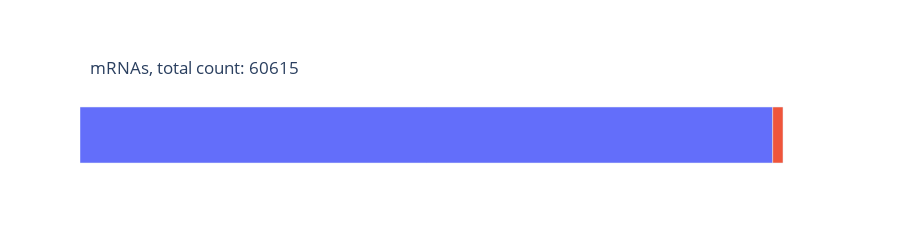
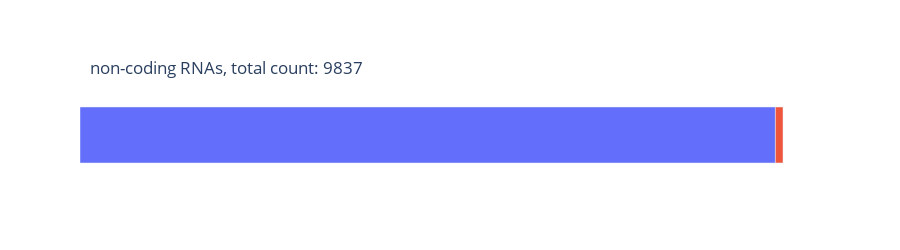
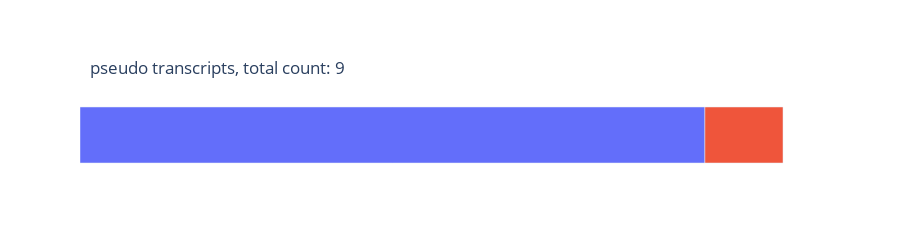
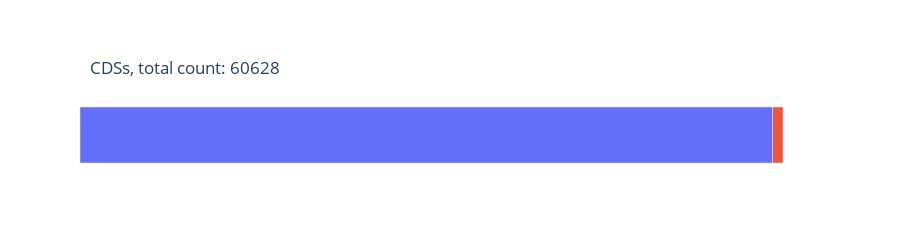

The notebook cell these images were saved under, in order:
### Markdown cell above
## Transcript features

### Code cell
create_transcripts_plots(annot_xml)

### Figure 1 — Plotly figure (JSON) as saved in the notebook; plotly's stock layout.template omitted (floating-point values rounded to 4 significant figures)
{"data": [{"alignmentgroup": "True", "hovertemplate": "%{x:.0f}<br>", "legendgroup": "model RefSeq", "marker": {"color": "#636efa", "pattern": {"shape": ""}}, "name": "model RefSeq", "offsetgroup": "model RefSeq", "orientation": "h", "showlegend": true, "textposition": "auto", "type": "bar", "x": [59726], "xaxis": "x", "y": ["mRNAs"], "yaxis": "y"}, {"alignmentgroup": "True", "hovertemplate": "%{x:.0f}<br>", "legendgroup": "known RefSeq", "marker": {"color": "#EF553B", "pattern": {"shape": ""}}, "name": "known RefSeq", "offsetgroup": "known RefSeq", "orientation": "h", "showlegend": true, "textposition": "auto", "type": "bar", "x": [889], "xaxis": "x", "y": ["mRNAs"], "yaxis": "y"}], "layout": {"barmode": "relative", "height": 250, "legend": {"title": {"text": "variable"}, "tracegroupgap": 0, "x": 1.3, "xanchor": "right", "y": 0.9, "yanchor": "top"}, "paper_bgcolor": "white", "plot_bgcolor": "white", "showlegend": false, "title": {"text": "mRNAs, total count: 60615", "x": 0.1, "y": 0.75}, "xaxis": {"anchor": "y", "domain": [0, 1], "title": {"text": "value"}, "visible": false}, "yaxis": {"anchor": "x", "domain": [0, 1], "title": {"text": "index"}, "visible": false}}}

### Figure 2 — Plotly figure (JSON) as saved in the notebook; plotly's stock layout.template omitted (floating-point values rounded to 4 significant figures)
{"data": [{"alignmentgroup": "True", "hovertemplate": "%{x:.0f}<br>", "legendgroup": "model RefSeq", "marker": {"color": "#636efa", "pattern": {"shape": ""}}, "name": "model RefSeq", "offsetgroup": "model RefSeq", "orientation": "h", "showlegend": true, "textposition": "auto", "type": "bar", "x": [9731], "xaxis": "x", "y": ["non-coding RNAs"], "yaxis": "y"}, {"alignmentgroup": "True", "hovertemplate": "%{x:.0f}<br>", "legendgroup": "known RefSeq", "marker": {"color": "#EF553B", "pattern": {"shape": ""}}, "name": "known RefSeq", "offsetgroup": "known RefSeq", "orientation": "h", "showlegend": true, "textposition": "auto", "type": "bar", "x": [106], "xaxis": "x", "y": ["non-coding RNAs"], "yaxis": "y"}], "layout": {"barmode": "relative", "height": 250, "legend": {"title": {"text": "variable"}, "tracegroupgap": 0, "x": 1.3, "xanchor": "right", "y": 0.9, "yanchor": "top"}, "paper_bgcolor": "white", "plot_bgcolor": "white", "showlegend": false, "title": {"text": "non-coding RNAs, total count: 9837", "x": 0.1, "y": 0.75}, "xaxis": {"anchor": "y", "domain": [0, 1], "title": {"text": "value"}, "visible": false}, "yaxis": {"anchor": "x", "domain": [0, 1], "title": {"text": "index"}, "visible": false}}}

### Figure 3 — Plotly figure (JSON) as saved in the notebook; plotly's stock layout.template omitted (floating-point values rounded to 4 significant figures)
{"data": [{"alignmentgroup": "True", "hovertemplate": "%{x:.0f}<br>", "legendgroup": "model RefSeq", "marker": {"color": "#636efa", "pattern": {"shape": ""}}, "name": "model RefSeq", "offsetgroup": "model RefSeq", "orientation": "h", "showlegend": true, "textposition": "auto", "type": "bar", "x": [8], "xaxis": "x", "y": ["pseudo transcripts"], "yaxis": "y"}, {"alignmentgroup": "True", "hovertemplate": "%{x:.0f}<br>", "legendgroup": "known RefSeq", "marker": {"color": "#EF553B", "pattern": {"shape": ""}}, "name": "known RefSeq", "offsetgroup": "known RefSeq", "orientation": "h", "showlegend": true, "textposition": "auto", "type": "bar", "x": [1], "xaxis": "x", "y": ["pseudo transcripts"], "yaxis": "y"}], "layout": {"barmode": "relative", "height": 250, "legend": {"title": {"text": "variable"}, "tracegroupgap": 0, "x": 1.3, "xanchor": "right", "y": 0.9, "yanchor": "top"}, "paper_bgcolor": "white", "plot_bgcolor": "white", "showlegend": false, "title": {"text": "pseudo transcripts, total count: 9", "x": 0.1, "y": 0.75}, "xaxis": {"anchor": "y", "domain": [0, 1], "title": {"text": "value"}, "visible": false}, "yaxis": {"anchor": "x", "domain": [0, 1], "title": {"text": "index"}, "visible": false}}}

### Figure 4 — Plotly figure (JSON) as saved in the notebook; plotly's stock layout.template omitted (floating-point values rounded to 4 significant figures)
{"data": [{"alignmentgroup": "True", "hovertemplate": "%{x:.0f}<br>", "legendgroup": "model RefSeq", "marker": {"color": "#636efa", "pattern": {"shape": ""}}, "name": "model RefSeq", "offsetgroup": "model RefSeq", "orientation": "h", "showlegend": true, "textposition": "auto", "type": "bar", "x": [59726], "xaxis": "x", "y": ["CDSs"], "yaxis": "y"}, {"alignmentgroup": "True", "hovertemplate": "%{x:.0f}<br>", "legendgroup": "known RefSeq", "marker": {"color": "#EF553B", "pattern": {"shape": ""}}, "name": "known RefSeq", "offsetgroup": "known RefSeq", "orientation": "h", "showlegend": true, "textposition": "auto", "type": "bar", "x": [902], "xaxis": "x", "y": ["CDSs"], "yaxis": "y"}], "layout": {"barmode": "relative", "height": 250, "legend": {"title": {"text": "variable"}, "tracegroupgap": 0, "x": 1.3, "xanchor": "right", "y": 0.9, "yanchor": "top"}, "paper_bgcolor": "white", "plot_bgcolor": "white", "showlegend": false, "title": {"text": "CDSs, total count: 60628", "x": 0.1, "y": 0.75}, "xaxis": {"anchor": "y", "domain": [0, 1], "title": {"text": "value"}, "visible": false}, "yaxis": {"anchor": "x", "domain": [0, 1], "title": {"text": "index"}, "visible": false}}}
